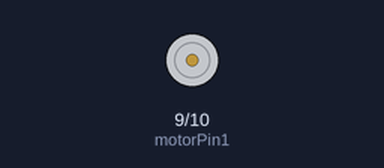
Recording of a sketch running on a simulated Arduino Uno, built with avr-gcc and run on an emulated ATmega328P. Shown: motor-driver pin pairs drawn as motors (green arrow = first pin HIGH = forward, orange = second pin HIGH = backward, longer = more drive, scaled by the enable pin).

Above: at 1.0 s.
At 3.5 s:
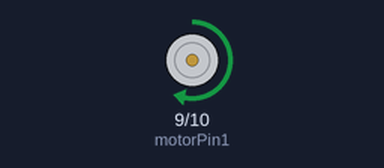
Timing chart, 0 to 6.5 s (numbered marks = the images above):
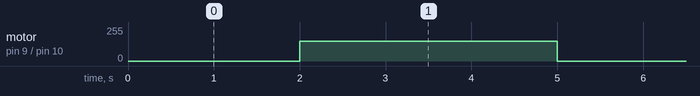

Measured:
- by itself, motor on pin 9 (motorPin1) / pin 10 (motorPin2): alternates forward 150/255 for 3.0 s and stopped for 2.0 s

The sketch:

conveyer_belt.ino
```cpp
// Define motor control pins
const int motorPin1 = 9; // IN1 on H-bridge
const int motorPin2 = 10; // IN2 on H-bridge
const int enablePin = 11; // Enable pin for motor speed control (PWM)

// Define timing intervals (milliseconds)
const unsigned long motorRunTime = 3000; // Time for the conveyor belt to run
const unsigned long motorStopTime = 2000; // Time for the conveyor belt to stop

// Variables to manage timing
unsigned long previousMillis = 0;
bool isMotorRunning = false;

void setup() {
  // Initialize motor control pins as outputs
  pinMode(motorPin1, OUTPUT);
  pinMode(motorPin2, OUTPUT);
  pinMode(enablePin, OUTPUT);

  // Start with the motor stopped
  stopMotor();
}

void loop() {
  unsigned long currentMillis = millis();

  if (isMotorRunning) {
    // Check if it's time to stop the motor
    if (currentMillis - previousMillis >= motorRunTime) {
      stopMotor();
      previousMillis = currentMillis; // Reset timer
    }
  } else {
    // Check if it's time to start the motor
    if (currentMillis - previousMillis >= motorStopTime) {
      startMotor();
      previousMillis = currentMillis; // Reset timer
    }
  }
}

void startMotor() {
  // Rotate the conveyor belt forward
  digitalWrite(motorPin1, HIGH);
  digitalWrite(motorPin2, LOW);
  analogWrite(enablePin, 150); // Set motor speed (0-255)
  isMotorRunning = true;
}

void stopMotor() {
  // Stop the conveyor belt
  digitalWrite(motorPin1, LOW);
  digitalWrite(motorPin2, LOW);
  analogWrite(enablePin, 0);
  isMotorRunning = false;
}
```
